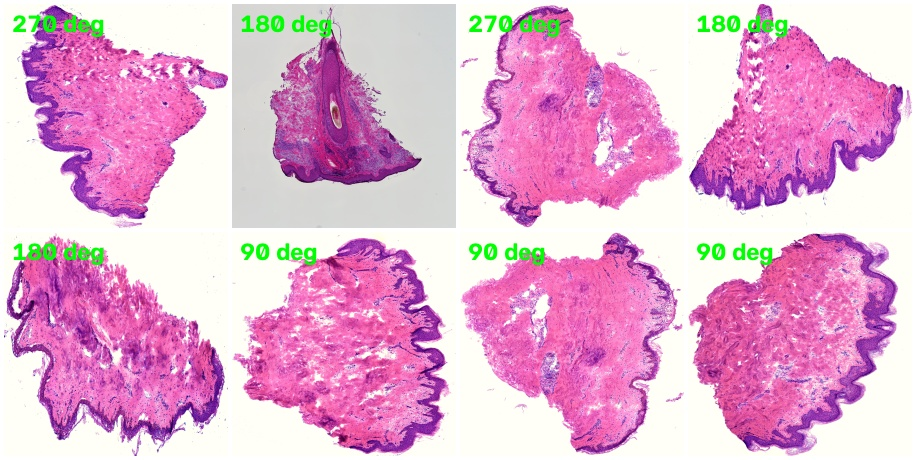
#> input picture models/augmentation_examples.jpg, 916 x 460 px
$ python annotate_boxes.py --source models
#> lines starting #> are read from the running program, lines starting #| are printed output that depends on the picture; after the words box and inside, x2 and y2 are one past the last pixel; in counts of white or black regions, pixels touching at a corner belong together
#!/usr/bin/env python3
"""
annotate_boxes.py -- draw oriented (4-point) bounding boxes on large images (whole-slide exports).

    python annotate_boxes.py                 # edit follicle + roi boxes in roi_follicle_bb_data/ (default)
    python annotate_boxes.py --merge-from ROI/boxes.csv,follicles/boxes.csv   # one-time merge into combined/
    python annotate_boxes.py --follicles     # old follicle-only workflow in follicles/
    python annotate_boxes.py --roi           # old ROI-only workflow in ROI/
    python annotate_boxes.py --follicles --source follicles/test_pg_imgs --classes follicle,gland

Mouse: left-click 4 corners = one box (any orientation) | right-drag = pan | wheel = zoom at cursor
       left-drag a corner of a box of the selected class = move that corner
       top-bar buttons: class buttons (multi-class) | Rate | Images v | < Prev | Undo | Next >
Keys:  n / space / Right = next image   p / Left = previous image   1-9 = choose class
       g / Images button = image list: type to filter, wheel / Up / Down / PgUp / PgDn scroll,
       click a row or Enter (top row) to jump, Esc or click outside closes
       u / Ctrl+Z = undo (last point while drawing, otherwise last add/delete/move)
       Esc = cancel the box being drawn   x = delete box of the selected class under cursor
       f = fit image to window  + / - = zoom   s = save   q = save and quit

Section rating: every roi box is split into --sections (default 5) even sections along its long axis,
numbered from its left (or top) end. r / Rate button toggles rate mode: hover a section and press
1 (worst) - 3 (best), 0 clears; left-drag a divider to move it. Saved to sections.csv next to --csv
(image,roi_idx,section,rating,t0,t1,x1..y4); on quit rated sections are cropped upright into
section_crops/{train,val}/{1,2,3}/ (split by slide) for a classifier.

Boxes are saved in original-image pixel coordinates to --csv (image,class,x1,y1,...,x4,y4)
and as YOLO-OBB labels (class_id x1 y1 ... x4 y4, normalised) in --yolo-dir, one .txt per image.
Old 2-corner CSVs (x1,y1,x2,y2) are read and converted to 4 corners on the next save.
Re-running resumes from the CSV, starting at the first image missing a class.

On quit, combined/yolo_det is rebuilt: one dataset with classes follicle=0 and roi=1, using every
image with at least one box. Slides are downscaled to --max-side px and split train/val by
slide. --follicles / --roi rebuild follicles/yolo_det or ROI/yolo_det instead. train_det.py
trains on them.
    python annotate_boxes.py --prepare-only      # rebuild the dataset without annotating
"""

import argparse
import csv
import filecmp
import math
import random
import re
import shutil
from collections import defaultdict
from pathlib import Path

import cv2
import numpy as np
import yaml
from PIL import Image

Image.MAX_IMAGE_PIXELS = None  # slides exceed PIL's decompression-bomb limit; only headers are read
cv2.utils.logging.setLogLevel(cv2.utils.logging.LOG_LEVEL_ERROR)  # scanner TIFF tags spam warnings

EXTS = {".tif", ".tiff", ".svs", ".png", ".jpg", ".jpeg"}  # cv2 reads an .svs's full-resolution first page
COLORS = [(0, 255, 255), (255, 0, 255), (0, 255, 0), (255, 128, 0), (0, 128, 255),
          (255, 255, 0), (128, 0, 255), (0, 0, 255), (255, 0, 0)]
WIN = "annotate_boxes"
HUD = 44
FONT = cv2.FONT_HERSHEY_SIMPLEX
BUTTONS = [("Rate", "rate"), ("Images v", "menu"), ("< Prev", "prev"), ("Undo", "undo"), ("Next >", "next")]
KEY_LEFT, KEY_RIGHT, CTRL_Z = 2424832, 2555904, 26  # cv2.waitKeyEx codes on Windows
KEY_UP, KEY_DOWN, KEY_PGUP, KEY_PGDN = 2490368, 2621440, 2162688, 2228224
MENU_W, ROW = 520, 22  # image dropdown width and row height (display px)
GRAB = 10  # display px within which a click grabs a box corner
ROI_CLASS = "roi"
RATING_COLORS = {1: (0, 0, 255), 2: (0, 220, 255), 3: (0, 200, 0)}  # BGR: red, yellow, green
MIN_GAP = 0.02  # smallest section length as a fraction of the ROI length


CSV_HEADER = ["image", "class", "x1", "y1", "x2", "y2", "x3", "y3", "x4", "y4"]
SECTIONS_HEADER = ["image", "roi_idx", "section", "rating", "t0", "t1", *CSV_HEADER[2:]]


# [4 lines left out: function order_quad, not called in this run]


def load_csv(path: Path):
    """{image: [[class, x1, y1, x2, y2, x3, y3, x4, y4], ...]}; 2-corner rows become upright quads."""
    boxes = {}
    if path.exists():
        with open(path, newline="") as f:
            for r in csv.DictReader(f):
                if r.get("x4"):
                    q = [int(r[k]) for k in CSV_HEADER[2:]]
                else:
                    x1, y1, x2, y2 = (int(r[k]) for k in ("x1", "y1", "x2", "y2"))
                    q = [x1, y1, x2, y1, x2, y2, x1, y2]
                boxes.setdefault(r["image"], []).append([r["class"], *q])
    return boxes


def class_list(names: str, boxes):
    """Class order fixes YOLO IDs: --classes order first, then any other CSV classes sorted."""
    classes = names.split(",")
    return classes + sorted({b[0] for bs in boxes.values() for b in bs} - set(classes))


def load_excluded(path):
    if not path or not Path(path).exists():
        return set()
    return {line.strip() for line in Path(path).read_text().splitlines() if line.strip()}


def image_size(path: Path):
    with Image.open(path) as im:
        return im.size


def write_annotations(csv_path: Path, yolo_dir: Path, boxes, classes, size_of):
    csv_path.parent.mkdir(parents=True, exist_ok=True)
    with open(csv_path, "w", newline="") as f:
        w = csv.writer(f)
        w.writerow(CSV_HEADER)
        for name in sorted(boxes):
            for b in boxes[name]:
                w.writerow([name, *b])
    # rewrite every label file so none are left in the old (cx cy w h) format
    yolo_dir.mkdir(parents=True, exist_ok=True)
    for name, bs in boxes.items():
        w, h = size_of(name)
        lines = [obb_line(b, classes.index(b[0]), w, h) for b in bs]
        (yolo_dir / f"{Path(name).stem}.txt").write_text("".join(lines))
    (yolo_dir / "classes.txt").write_text("\n".join(classes) + "\n")


# [36 lines left out: function merge_annotations, not called in this run]


def quad_pts(box):
    return np.array(box[1:9], np.float32).reshape(4, 2)


def obb_line(box, cls_id, w, h):
    return f"{cls_id} " + " ".join(
        f"{min(max(px / w, 0), 1):.6f} {min(max(py / h, 0), 1):.6f}" for px, py in quad_pts(box)) + "\n"


# [13 lines left out: function roi_axis, not called in this run]


def divider_seg(box, t):
    a0, a1, b0, b1 = roi_axis(box)
    return a0 + (a1 - a0) * t, b0 + (b1 - b0) * t


# [17 lines left out: functions section_quad, axis_t, seg_dist, not called in this run]


def even_sections(n):
    return {"cuts": [k / n for k in range(n + 1)], "ratings": [None] * n}


def load_sections(path: Path):
    """{image: {roi_idx: {"cuts": [0, ..., 1], "ratings": [int | None, ...]}}}"""
    rows = defaultdict(list)
    if path.exists():
        with open(path, newline="") as f:
            for r in csv.DictReader(f):
                rows[(r["image"], int(r["roi_idx"]))].append(r)
    out = {}
    for (name, ri), rs in rows.items():
        rs.sort(key=lambda r: int(r["section"]))
        out.setdefault(name, {})[ri] = {
            "cuts": [float(r["t0"]) for r in rs] + [float(rs[-1]["t1"])],
            "ratings": [int(r["rating"]) if r["rating"] else None for r in rs]}
    return out


def write_sections(path: Path, boxes, state_of):
    """One row per section; roi_idx is the ROI's order among the image's roi boxes in --csv."""
    path.parent.mkdir(parents=True, exist_ok=True)
    with open(path, "w", newline="") as f:
        w = csv.writer(f)
        w.writerow(SECTIONS_HEADER)
        for name in sorted(boxes):
            rois = [b for b in boxes[name] if b[0] == ROI_CLASS]
            for ri, box in enumerate(rois):
                st = state_of(box)
                cuts = st["cuts"]
                for k, rating in enumerate(st["ratings"]):
                    quad = section_quad(box, cuts[k], cuts[k + 1])
                    w.writerow([name, ri, k, rating or "", f"{cuts[k]:.4f}", f"{cuts[k + 1]:.4f}",
                                *(round(float(v)) for v in quad.ravel())])


def export_section_crops(a):
    """Rebuild section_crops/{train,val}/{rating}/ (YOLO classify layout) from sections.csv."""
    path = Path(a.csv).with_name("sections.csv")
    if not path.exists():
        return
    excluded = load_excluded(a.exclude)
    with open(path, newline="") as f:
        rows = [r for r in csv.DictReader(f) if r["rating"] and r["image"] not in excluded]
    out = path.with_name("section_crops")
    for split in ("train", "val"):
        shutil.rmtree(out / split, ignore_errors=True)
    if not rows:
        print("no rated sections yet; section crops not built")
        return
    for split in ("train", "val"):
        for rating in RATING_COLORS:
            (out / split / str(rating)).mkdir(parents=True)

    groups = sorted({slide_key(Path(r["image"]).stem) for r in rows})
    random.Random(a.seed).shuffle(groups)
    val = set(groups[:max(1, round(len(groups) * a.val_frac))]) if len(groups) > 1 else set()
    by_image = defaultdict(list)
    for r in rows:
        by_image[r["image"]].append(r)

    print(f"\nexporting section crops to {out} ...", flush=True)
    stats = defaultdict(int)
    for name, rs in sorted(by_image.items()):
        img = cv2.imread(str(Path(a.source) / name), cv2.IMREAD_COLOR)
        if img is None:
            print(f"  could not read {name}; skipped {len(rs)} sections", flush=True)
            continue
        split = "val" if slide_key(Path(name).stem) in val else "train"
        for r in rs:
            q = np.array([float(r[k]) for k in CSV_HEADER[2:]], np.float32).reshape(4, 2)
            w = max(1, round((np.linalg.norm(q[1] - q[0]) + np.linalg.norm(q[2] - q[3])) / 2))
            h = max(1, round((np.linalg.norm(q[3] - q[0]) + np.linalg.norm(q[2] - q[1])) / 2))
            m = cv2.getPerspectiveTransform(q, np.float32([[0, 0], [w, 0], [w, h], [0, h]]))
            crop = cv2.warpPerspective(img, m, (w, h), flags=cv2.INTER_LINEAR)
            dst = out / split / r["rating"] / f"{Path(name).stem}_roi{r['roi_idx']}_s{r['section']}.jpg"
            cv2.imwrite(str(dst), crop, [cv2.IMWRITE_JPEG_QUALITY, 95])
            stats[split, r["rating"]] += 1
        print(f"  {split:5s} {name}: {len(rs)} rated sections", flush=True)
    for split in ("train", "val"):
        print(f"{split}: " + "  ".join(f"rating {k}: {stats[split, str(k)]}" for k in RATING_COLORS))
    print(f"val slides: {sorted(val)}")


def list_images(folder: Path):
    return sorted(p for p in folder.iterdir() if p.suffix.lower() in EXTS)


def slide_key(stem: str) -> str:
    """'mde112f.svs_1' and 'mde112f.svs' are the same slide and must share a split."""
    return re.sub(r"(\.svs)?(_\d+)?$", "", stem)


# [9 lines left out: function load_scaled, not called in this run]


def prepare_dataset(a):
    src = Path(a.source)
    boxes = {k: v for k, v in load_csv(Path(a.csv)).items() if v}
    classes = class_list(a.classes, boxes)
    if not boxes:
        print("no boxes yet; dataset not built")
        return
    if a.require_all and a.include_empty:
        raise SystemExit("--include-empty is only supported with --follicles or --roi")

    excluded = load_excluded(a.exclude)
    images = [p for p in list_images(src) if p.name not in excluded]
    if a.require_all:
        files = [p for p in images if p.name in boxes]
    else:
        negatives = set()
        if a.include_empty:
            negatives = {p.stem for p in Path(a.yolo_dir).glob("*.txt")
                         if p.name != "classes.txt" and not p.read_text().strip()}
        files = [p for p in images if p.name in boxes or p.stem in negatives]
    skipped = [p.name for p in images if p not in files]
    if not files:
        print("no complete images yet; dataset not built")
        return

    pos_groups = sorted({slide_key(p.stem) for p in files if p.name in boxes})
    random.Random(a.seed).shuffle(pos_groups)
    val = set(pos_groups[:max(1, round(len(pos_groups) * a.val_frac))])

    out = Path(a.dataset)
    # combined datasets share combined/cache_* across rebuilds
    cache = (out.parent if a.require_all else out) / f"cache_{a.max_side}"
    write_dataset(out, files, val, boxes, classes, cache, a.max_side)
    print(f"val slides: {sorted(val)}")
    if skipped:
        reason = "no boxes" if a.require_all else "no boxes" + ("" if a.include_empty else " / empty labels excluded")
        print(f"skipped ({reason}): {skipped}")
    if excluded:
        print(f"excluded by {a.exclude}: {len(excluded)} images")


# [31 lines left out: function write_dataset, not called in this run]


class Annotator:
    def __init__(self, args):
        excluded = load_excluded(args.exclude)
        self.files = [p for p in list_images(Path(args.source)) if p.name not in excluded]
        if not self.files:
            raise SystemExit(f"no images found in {args.source}")
        self.csv_path, self.yolo_dir = Path(args.csv), Path(args.yolo_dir)
        self.W, self.H = (int(v) for v in args.win.lower().split("x"))
        self.boxes = load_csv(self.csv_path)
        self.classes = class_list(args.classes, self.boxes)
        self.history = {}
        self.sections_path = self.csv_path.with_name("sections.csv")
        self.n_sections = args.sections
        # id(box) -> (box, state); holding the box keeps its id from being reused
        self.sec = {}
        stored = load_sections(self.sections_path)
        for name, bs in self.boxes.items():
            for ri, box in enumerate(b for b in bs if b[0] == ROI_CLASS):
                if st := stored.get(name, {}).get(ri):
                    self.sec[id(box)] = (box, st)
        self.rate = False
        self.cut_drag = None
        self.menu = None
        buttons = [b for b in BUTTONS if b[1] != "rate" or ROI_CLASS in self.classes]
        bw, gap = 90, 8
        self.buttons = [(label, action, (self.W - (len(buttons) - k) * (bw + gap), 6, bw, HUD - 12))
                        for k, (label, action) in enumerate(buttons)]
        if len(self.classes) > 1:
            x = self.buttons[0][2][0] - gap
            for k in reversed(range(min(len(self.classes), 9))):
                label = f"{k + 1} {self.classes[k]}"
                w = cv2.getTextSize(label, FONT, 0.55, 1)[0][0] + 16
                x -= w + gap
                self.buttons.insert(0, (label, k, (x, 6, w, HUD - 12)))
        self.text_w = self.buttons[0][2][0] - 16
        self.dims = {}
        self.cls = 0
        self.points = []
        self.pan = None
        self.drag = None
        self.mouse = (0, 0)
        self.dirty = True
        need = set(self.classes)
        self.i = next((k for k, p in enumerate(self.files)
                       if not need <= {b[0] for b in self.boxes.get(p.name, [])}), 0)

    # ---------------------------------------------------------------- view
    def to_img(self, x, y):
        return self.ox + x / self.s, self.oy + y / self.s

    def to_disp(self, ix, iy):
        return int(round((ix - self.ox) * self.s)), int(round((iy - self.oy) * self.s))

    def load(self):
        p = self.files[self.i]
        print(f"loading [{self.i + 1}/{len(self.files)}] {p.name} ...", flush=True)
        img = cv2.imread(str(p), cv2.IMREAD_COLOR)
#> img is the input picture: shape (460, 916, 3); mean B, G, R 209.1, 175.9, 227.8
        if img is None:
            raise SystemExit(f"could not read {p}")
        self.ih, self.iw = img.shape[:2]
        self.dims[p.name] = (self.iw, self.ih)
        self.points = []
        self.drag = None
        self.cut_drag = None
        # pyramid so zoomed-out views don't resize the full-resolution image every frame
        self.pyr = [img]
        while max(self.pyr[-1].shape[:2]) > 1024:
            self.pyr.append(cv2.pyrDown(self.pyr[-1]))
#> after the loop, self.pyr = 1 item
        self.fit()

    def fit(self):
        self.s = self.fit_s = min(self.W / self.iw, (self.H - HUD) / self.ih)
        self.ox = -((self.W - self.iw * self.s) / 2) / self.s
        self.oy = -(HUD + (self.H - HUD - self.ih * self.s) / 2) / self.s
        self.dirty = True

    # [5 lines left out: function zoom, not called in this run]

    def render(self):
        canvas = np.full((self.H, self.W, 3), 40, np.uint8)
        lvl = 0
        while lvl + 1 < len(self.pyr) and self.s * 2 ** (lvl + 1) <= 1:
            lvl += 1
#> this loop made 0 passes
#> after the loop, lvl = 0
        f, src = 2 ** lvl, self.pyr[lvl]
#> f = 1
        x0, y0 = max(0.0, self.ox), max(0.0, self.oy)
        x1, y1 = min(self.iw, self.ox + self.W / self.s), min(self.ih, self.oy + self.H / self.s)
        if x1 > x0 and y1 > y0:
            crop = src[int(y0 / f):math.ceil(y1 / f), int(x0 / f):math.ceil(x1 / f)]
            dx0, dy0 = self.to_disp(x0, y0)
            dx1, dy1 = self.to_disp(x1, y1)
            dx1, dy1 = min(dx1, self.W), min(dy1, self.H)
            if dx1 > dx0 and dy1 > dy0 and crop.size:
                interp = cv2.INTER_AREA if dx1 - dx0 < crop.shape[1] else cv2.INTER_LINEAR
#> interp = 1
                canvas[dy0:dy1, dx0:dx1] = cv2.resize(crop, (dx1 - dx0, dy1 - dy0), interpolation=interp)
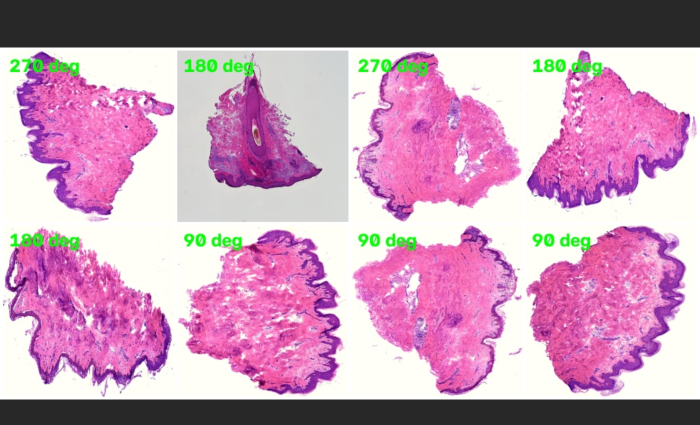
#> canvas: shape (850, 1400, 3) (shown at 1/2 size); mean B, G, R 180, 152.5, 195.5

        rois = [b for b in self.cur() if b[0] == ROI_CLASS]
        if self.rate:
            overlay = canvas.copy()
            for box in rois:
                st = self.state(box)
                for k, rating in enumerate(st["ratings"]):
                    if rating:
                        quad = section_quad(box, st["cuts"][k], st["cuts"][k + 1])
                        cv2.fillPoly(overlay, [self.disp_poly(quad)], RATING_COLORS[rating])
            cv2.addWeighted(overlay, 0.3, canvas, 0.7, 0, canvas)

        for box in self.cur():
            col = COLORS[self.classes.index(box[0]) % len(COLORS)]
            pts = np.array([self.to_disp(px, py) for px, py in quad_pts(box)], np.int32)
            active = box[0] == self.classes[self.cls]
            cv2.polylines(canvas, [pts], True, col, 3 if active else 1, cv2.LINE_AA)
            if active and not self.points:
                for k, p in enumerate(pts):
                    held = self.drag and self.drag[0] is box and self.drag[1] == k
                    cv2.circle(canvas, tuple(int(v) for v in p), 6 if held else 4, (255, 255, 255) if held else col, -1)
            if len(self.classes) > 1:
                top = pts[pts[:, 1].argmin()]
                cv2.putText(canvas, box[0], (int(top[0]), int(top[1]) - 4), FONT, 0.5, col, 1, cv2.LINE_AA)
        for box in rois:
            st = self.state(box)
            col = COLORS[self.classes.index(ROI_CLASS) % len(COLORS)]
            for t in st["cuts"][1:-1]:
                p, q = (self.to_disp(*pt) for pt in divider_seg(box, t))
                cv2.line(canvas, p, q, col, 2 if self.rate else 1, cv2.LINE_AA)
            for k, rating in enumerate(st["ratings"]):
                if rating or self.rate:
                    c = self.disp_poly(section_quad(box, st["cuts"][k], st["cuts"][k + 1])).mean(axis=0)
                    label = str(rating) if rating else "?"
                    (tw, th), _ = cv2.getTextSize(label, FONT, 0.7, 2)
                    org = (int(c[0]) - tw // 2, int(c[1]) + th // 2)
                    cv2.putText(canvas, label, org, FONT, 0.7, (0, 0, 0), 4, cv2.LINE_AA)
                    cv2.putText(canvas, label, org, FONT, 0.7, RATING_COLORS.get(rating, (255, 255, 255)), 2, cv2.LINE_AA)
        if self.rate and (hit := self.section_under()):
            box, k = hit
            quad = section_quad(box, self.state(box)["cuts"][k], self.state(box)["cuts"][k + 1])
            cv2.polylines(canvas, [self.disp_poly(quad)], True, (255, 255, 255), 2, cv2.LINE_AA)
        if self.points:
            pts = [self.to_disp(px, py) for px, py in self.points] + [self.mouse]
            if len(self.points) == 3:
                pts.append(pts[0])
            cv2.polylines(canvas, [np.array(pts, np.int32)], False, (255, 255, 255), 1, cv2.LINE_AA)
            for p in pts[:len(self.points)]:
                cv2.circle(canvas, p, 4, (0, 0, 255), -1)

        ix, iy = self.to_img(*self.mouse)
        cv2.rectangle(canvas, (0, 0), (self.W, HUD), (0, 0, 0), -1)
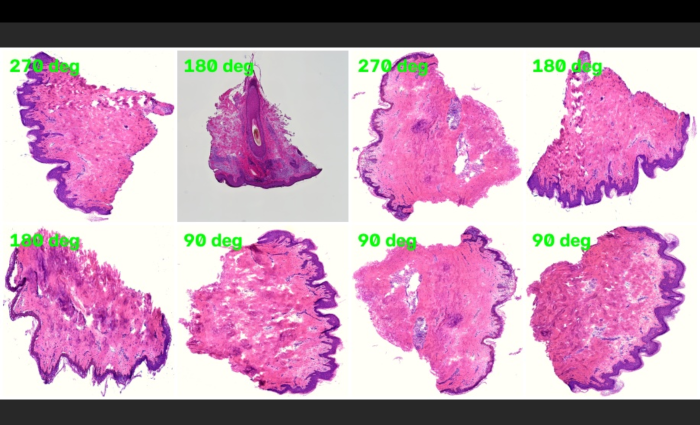
#> canvas: shape (850, 1400, 3) (shown at 1/2 size); 5.29% of pixels changed, all inside (x1, y1, x2, y2) = (0, 0, 1400, 45)
        drawing = f"   drawing: point {len(self.points) + 1}/4 (Esc cancels)" if self.points else ""
        counts = "  ".join(f"{c}: {sum(b[0] == c for b in self.cur())}" for c in self.classes)
        if ROI_CLASS in self.classes:
            ratings = [r for b in rois for r in self.state(b)["ratings"]]
            counts += f"  rated {sum(r is not None for r in ratings)}/{len(ratings)}"
        line1 = f"[{self.i + 1}/{len(self.files)}] {self.files[self.i].name}   {counts}{drawing}"
        line2 = (f"class {self.cls + 1}: {self.classes[self.cls]}   zoom {self.s:.3f}   x={int(ix)} y={int(iy)}   "
                 "| click 4 corners, drag corner to edit, R-drag pan, wheel zoom, x delete, f fit, r rate")
        if self.rate:
            line2 = ("RATE MODE (r exits) | hover a section: 1 worst - 3 best, 0 clear | drag a divider to move it "
                     "| R-drag pan, wheel zoom")
        for text, y, scale, col in ((line1, 17, 0.5, (255, 255, 255)), (line2, 36, 0.45, (180, 180, 180))):
            while len(text) > 4 and cv2.getTextSize(text, FONT, scale, 1)[0][0] > self.text_w:
                text = text[:-4] + "..."
            cv2.putText(canvas, text, (8, y), FONT, scale, col, 1, cv2.LINE_AA)
#> canvas: shape (850, 1400, 3); 0.57% of pixels changed, all inside (x1, y1, x2, y2) = (8, 4, 721, 41)
#> (the rest of the program and of its run is left out)
